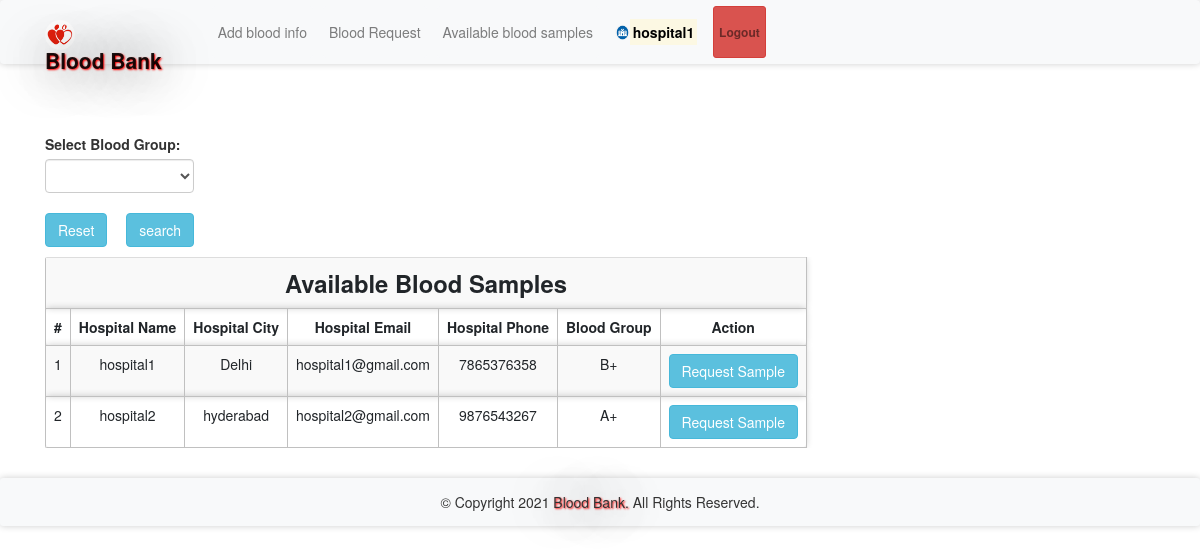
Page /abs.php (signed in) on the committed database.
### tables this page shows
CREATE TABLE `bloodinfo` (
  `bid` int(11) NOT NULL,
  `hid` int(11) NOT NULL,
  `bg` varchar(10) NOT NULL
);

CREATE TABLE `hospitals` (
  `id` int(11) NOT NULL,
  `hname` varchar(100) NOT NULL,
  `hemail` varchar(100) NOT NULL,
  `hpassword` varchar(100) NOT NULL,
  `hphone` varchar(100) NOT NULL,
  `hcity` varchar(100) NOT NULL
);

### message.php (called while the page is built, shortened)
<?php $counter=0; if(isset($_GET['msg'])) { ?>
	<div class="col-5 alert alert alert-success alert-dismissible fade show card" id="message">
		<button type="button" class="close" data-dismiss="alert" title="close">&times;</button><?php echo $_GET['msg'];?>
	</div>
<?php }?>

### abs.php (the view, shortened to what this page needs)
<?php
require 'file/connection.php';
if(isset($_GET['search'])){
    $searchKey = $_GET['search'];
    $sql = "select bloodinfo.*, hospitals.* from bloodinfo, hospitals where bloodinfo.hid=hospitals.id && bg LIKE '%$searchKey%'";
}else{
    $sql = "select bloodinfo.*, hospitals.* from bloodinfo, hospitals where bloodinfo.hid=hospitals.id";
}
$result = mysqli_query($conn, $sql);
?>
<!DOCTYPE html>
<html>
<?php require 'head.php'; ?>
<body>
    <?php require 'header.php'; ?>
    <div class="container cont">
        <?php require 'message.php'; ?>
        <div class="row col-lg-8 col-md-8 col-sm-12 mb-3">
            <form method="get" action="" style="margin-top:-20px; ">
            <label class="font-weight-bolder">Select Blood Group:</label>
               <select name="search" class="form-control">
               <option><?php echo @$_GET['search']; ?></option>
               <option value="A+">A+</option>
               </select><br>
               <a href="abs.php" class="btn btn-info mr-4"> Reset</a>
               <input type="submit" name="submit" class="btn btn-info" value="search">
           </form>
        </div>
        <table class="table table-responsive table-striped rounded mb-5">
            <tr><th colspan="7" class="title">Available Blood Samples</th></tr>
            <tr>
                <th>#</th>
                <th>Hospital Name</th>
                <th>Hospital City</th>
                <th>Hospital Email</th>
                <th>Hospital Phone</th>
                <th>Blood Group</th>
                <th>Action</th>
            </tr>
        <?php while($row = mysqli_fetch_array($result)) { ?>
            <tr>
                <td><?php echo ++$counter;?></td>
                <td><?php echo $row['hname'];?></td>
                <td><?php echo ($row['hcity']); ?></td>
                <td><?php echo ($row['hemail']); ?></td>
                <td><?php echo ($row['hphone']); ?></td>
                <td><?php echo ($row['bg']); ?></td>
                <form action="file/request.php" method="post">
                <?php if (isset($_SESSION['hid'])) { ?>
                <td><a href="javascript:void(0);" class="btn btn-info hospital">Request Sample</a></td>
                <?php } else {(isset($_SESSION['rid']))  ?>
                <td><input type="submit" name="request" class="btn btn-info" value="Request Sample"></td>
                <?php } ?>
                </form>
            </tr>
        <?php } ?>
        </table>
    </div>
    <?php require 'footer.php' ?>
</body>

### head.php (shortened to what this page needs)
<head>
    <link rel="stylesheet" href="https://maxcdn.bootstrapcdn.com/bootstrap/4.5.0/css/bootstrap.min.css">
    <link rel="stylesheet" type="text/css" href="../library/css/bootstrap.min.css"/>
    <link href="css/style.css" rel="stylesheet"/>
</head>

### header.php (shortened to what this page needs)
<nav class="navbar navbar-expand-sm navbar-light bg-light sticky-top">
	<div class="container">
		<a class="navbar-brand" href="index.php"><img src="image/favicon.jpg" width="30" height="30" class="rounded-circle">Blood Bank</a>
          <div class="collapse navbar-collapse" id="collapsibleNavbar">
        <?php if (isset($_SESSION['hid'])) { ?>
		<ul class="navbar-nav ml-auto">
			<li class="nav-item">
				<a class="nav-link btn btn-light" href="bloodinfo.php">Add blood info</a>
            </li>
            <li class="nav-item">
                <a class="nav-link btn btn-light" href="bloodrequest.php">Blood Request</a>
            </li>
			<li class="nav-item">
				<a class="nav-link btn btn-light" href="abs.php">Available blood samples</a>
            </li>
            <li class="nav-item">
                <a href="hprofile.php?id=<?php echo $_SESSION['hid']; ?>" class="nav-link btn font-weight-bold"><img src="image/hospital.png" width="15" height="15" class="rounded-circle"><mark><?php echo $_SESSION['hname']; ?></mark></a>
            </li>
            <li class="nav-item">
                <a class="nav-link btn btn-danger btn-sm font-weight-bold" href="logout.php">Logout</a>
            </li>
        </ul>
        <?php } ?>
       </div>
    </div>
</nav>

### footer.php (shortened to what this page needs)
<footer class="footer text-center bg-light">
	© Copyright <span id="demo"></span> <span class="brand">Blood Bank. </span> All Rights Reserved.
</footer>

### css/style.css (style rules this page uses)
.cont { padding-top: 40px; text-align: justify; font-size: 1em; }
.card ,nav, .footer,tr,video { border-radius: 3px; transition: all 200ms ease-out; box-shadow: 0px 0px 7px rgba(0, 0, 0, 0.2); }
tr,th,td { border:0.1px solid silver; text-align: center; }
.nav-item { margin-left: 10px; }
.navbar-brand { text-shadow: 1px 1px 2px red, 0 0 50px black, 0 0 5px white; font-weight: bold; font-size: 1.5em; }
.title { font-weight: bold; font-size: 1.7em; text-transform: capitalize; text-align: center; }
.brand { text-shadow: 1px 1px 2px red, 0 0 50px black, 0 0 5px white; }
.rounded-circle { margin-top: -2.5px; }
form { padding-top: 20px; }
a:link { text-decoration: none; }
.footer { padding: 14px; }

### rows in the picture
bloodinfo: hid.hname "hospital1", hid.hcity "Delhi", hid.hemail "hospital1@gmail.com", hid.hphone "7865376358", bg "B+"
bloodinfo: hid.hname "hospital2", hid.hcity "hyderabad", hid.hemail "hospital2@gmail.com", hid.hphone "9876543267", bg "A+"

### other values in the picture
$_SESSION['hname'] "hospital1"
